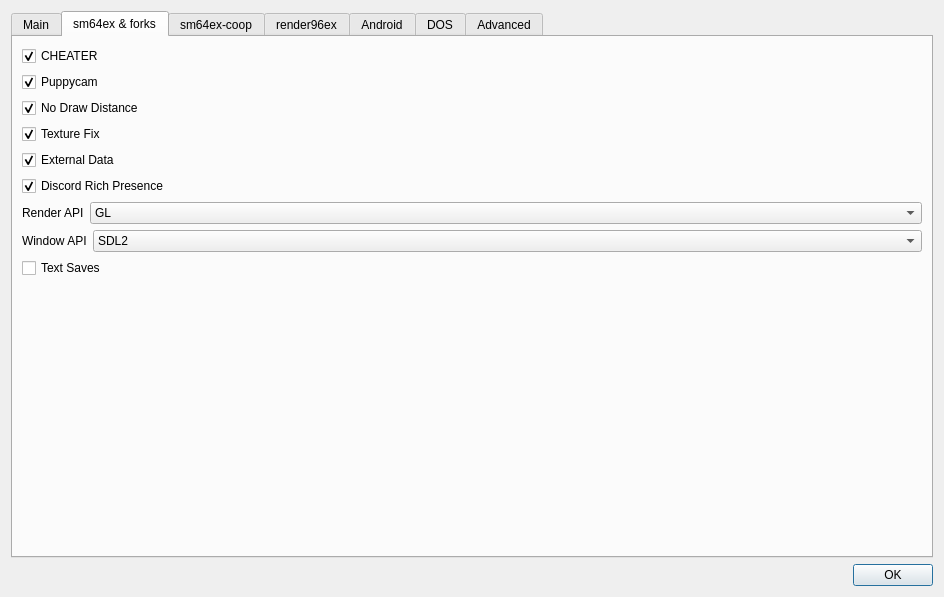
<?xml version="1.0" encoding="UTF-8"?>
<ui version="4.0">
 <class>Dialog</class>
 <widget class="QDialog" name="Dialog">
  <property name="geometry">
   <rect>
    <x>0</x>
    <y>0</y>
    <width>944</width>
    <height>597</height>
   </rect>
  </property>
  <property name="windowTitle">
   <string>SMLinux GUI Config Window Thingy by @bs2k#2511</string>
  </property>
  <layout class="QVBoxLayout" name="verticalLayout">
   <item>
    <widget class="QTabWidget" name="tabWidget">
     <property name="currentIndex">
      <number>1</number>
     </property>
     <widget class="QWidget" name="mainTab">
      <attribute name="title">
       <string>Main</string>
      </attribute>
      <layout class="QVBoxLayout" name="verticalLayout_2">
       <item>
        <layout class="QFormLayout" name="formLayout_2">
         <item row="0" column="0">
          <widget class="QLabel" name="label">
           <property name="text">
            <string>Preset</string>
           </property>
          </widget>
         </item>
         <item row="0" column="1">
          <widget class="QComboBox" name="opt_PRESET">
           <item>
            <property name="text">
             <string>sm64pc</string>
            </property>
           </item>
           <item>
            <property name="text">
             <string>sm64ex</string>
            </property>
           </item>
           <item>
            <property name="text">
             <string>render96ex</string>
            </property>
           </item>
           <item>
            <property name="text">
             <string>r96proto</string>
            </property>
           </item>
           <item>
            <property name="text">
             <string>cheaterex</string>
            </property>
           </item>
           <item>
            <property name="text">
             <string>sm64-port</string>
            </property>
           </item>
           <item>
            <property name="text">
             <string>sm64nx</string>
            </property>
           </item>
           <item>
            <property name="text">
             <string>sm64ex-coop</string>
            </property>
           </item>
           <item>
            <property name="text">
             <string>sm64dos</string>
            </property>
           </item>
           <item>
            <property name="text">
             <string>sm64-portweb</string>
            </property>
           </item>
           <item>
            <property name="text">
             <string>sm64exweb</string>
            </property>
           </item>
           <item>
            <property name="text">
             <string>sm64-port-android-base</string>
            </property>
           </item>
           <item>
            <property name="text">
             <string>androidex</string>
            </property>
           </item>
          </widget>
         </item>
        </layout>
       </item>
       <item>
        <widget class="QCheckBox" name="opt_InstallHD">
         <property name="text">
          <string>Install HD</string>
         </property>
         <property name="checked">
          <bool>true</bool>
         </property>
        </widget>
       </item>
       <item>
        <widget class="QCheckBox" name="opt_InstallR96">
         <property name="text">
          <string>Install Render96</string>
         </property>
        </widget>
       </item>
       <item>
        <widget class="QCheckBox" name="opt_FPS60">
         <property name="text">
          <string>60FPS</string>
         </property>
        </widget>
       </item>
       <item>
        <layout class="QFormLayout" name="formLayout">
         <item row="0" column="0">
          <widget class="QLabel" name="label_2">
           <property name="text">
            <string>Version</string>
           </property>
          </widget>
         </item>
         <item row="0" column="1">
          <widget class="QComboBox" name="opt_VERSION">
           <item>
            <property name="text">
             <string>us</string>
            </property>
           </item>
           <item>
            <property name="text">
             <string>jp</string>
            </property>
           </item>
           <item>
            <property name="text">
             <string>eu</string>
            </property>
           </item>
          </widget>
         </item>
        </layout>
       </item>
       <item>
        <widget class="QCheckBox" name="do_MAXJOBS">
         <property name="text">
          <string>Limit Job Count</string>
         </property>
        </widget>
       </item>
       <item>
        <layout class="QFormLayout" name="formLayout_3">
         <item row="0" column="0">
          <widget class="QLabel" name="label_3">
           <property name="text">
            <string>Max Job Count</string>
           </property>
          </widget>
         </item>
         <item row="0" column="1">
          <widget class="QSpinBox" name="opt_MAXJOBS">
           <property name="enabled">
            <bool>false</bool>
           </property>
           <property name="suffix">
            <string/>
           </property>
           <property name="value">
            <number>0</number>
           </property>
          </widget>
         </item>
        </layout>
       </item>
       <item>
        <spacer name="verticalSpacer">
         <property name="orientation">
          <enum>Qt::Vertical</enum>
         </property>
         <property name="sizeHint" stdset="0">
          <size>
           <width>20</width>
           <height>40</height>
          </size>
         </property>
        </spacer>
       </item>
      </layout>
     </widget>
     <widget class="QWidget" name="sm64exTab">
      <attribute name="title">
       <string>sm64ex &amp;&amp; forks</string>
      </attribute>
      <layout class="QVBoxLayout" name="verticalLayout_3">
       <item>
        <widget class="QCheckBox" name="opt_CHEATER">
         <property name="text">
          <string>CHEATER</string>
         </property>
         <property name="checked">
          <bool>true</bool>
         </property>
        </widget>
       </item>
       <item>
        <widget class="QCheckBox" name="opt_BETTERCAMERA">
         <property name="text">
          <string>Puppycam</string>
         </property>
         <property name="checked">
          <bool>true</bool>
         </property>
        </widget>
       </item>
       <item>
        <widget class="QCheckBox" name="opt_NODRAWINGDISTANCE">
         <property name="text">
          <string>No Draw Distance</string>
         </property>
         <property name="checked">
          <bool>true</bool>
         </property>
        </widget>
       </item>
       <item>
        <widget class="QCheckBox" name="opt_TEXTURE_FIX">
         <property name="text">
          <string>Texture Fix</string>
         </property>
         <property name="checked">
          <bool>true</bool>
         </property>
        </widget>
       </item>
       <item>
        <widget class="QCheckBox" name="opt_EXTERNAL_DATA">
         <property name="text">
          <string>External Data</string>
         </property>
         <property name="checked">
          <bool>true</bool>
         </property>
        </widget>
       </item>
       <item>
        <widget class="QCheckBox" name="opt_DISCORDRPC">
         <property name="text">
          <string>Discord Rich Presence</string>
         </property>
         <property name="checked">
          <bool>true</bool>
         </property>
        </widget>
       </item>
       <item>
        <layout class="QFormLayout" name="formLayout_4">
         <item row="0" column="0">
          <widget class="QLabel" name="label_4">
           <property name="text">
            <string>Render API</string>
           </property>
          </widget>
         </item>
         <item row="0" column="1">
          <widget class="QComboBox" name="opt_RENDER_API">
           <item>
            <property name="text">
             <string>GL</string>
            </property>
           </item>
           <item>
            <property name="text">
             <string>GL_LEGACY</string>
            </property>
           </item>
          </widget>
         </item>
        </layout>
       </item>
       <item>
        <layout class="QFormLayout" name="formLayout_10">
         <item row="0" column="0">
          <widget class="QLabel" name="label_10">
           <property name="text">
            <string>Window API</string>
           </property>
          </widget>
         </item>
         <item row="0" column="1">
          <widget class="QComboBox" name="opt_WINDOW_API">
           <item>
            <property name="text">
             <string>SDL2</string>
            </property>
           </item>
           <item>
            <property name="text">
             <string>SDL1</string>
            </property>
           </item>
          </widget>
         </item>
        </layout>
       </item>
       <item>
        <widget class="QCheckBox" name="opt_TEXTSAVES">
         <property name="text">
          <string>Text Saves</string>
         </property>
        </widget>
       </item>
       <item>
        <spacer name="verticalSpacer_2">
         <property name="orientation">
          <enum>Qt::Vertical</enum>
         </property>
         <property name="sizeHint" stdset="0">
          <size>
           <width>20</width>
           <height>40</height>
          </size>
         </property>
        </spacer>
       </item>
      </layout>
     </widget>
     <widget class="QWidget" name="sm64excoopTab">
      <attribute name="title">
       <string>sm64ex-coop</string>
      </attribute>
      <layout class="QVBoxLayout" name="verticalLayout_4">
       <item>
        <widget class="QCheckBox" name="opt_DISCORD_SDK">
         <property name="text">
          <string>Discord SDK</string>
         </property>
         <property name="checked">
          <bool>true</bool>
         </property>
        </widget>
       </item>
       <item>
        <widget class="QCheckBox" name="opt_IMMEDIATELOAD">
         <property name="text">
          <string>Immediate Load</string>
         </property>
         <property name="checked">
          <bool>true</bool>
         </property>
        </widget>
       </item>
       <item>
        <spacer name="verticalSpacer_3">
         <property name="orientation">
          <enum>Qt::Vertical</enum>
         </property>
         <property name="sizeHint" stdset="0">
          <size>
           <width>20</width>
           <height>397</height>
          </size>
         </property>
        </spacer>
       </item>
      </layout>
     </widget>
     <widget class="QWidget" name="render96exTab">
      <attribute name="title">
       <string>render96ex</string>
      </attribute>
      <layout class="QVBoxLayout" name="verticalLayout_5">
       <item>
        <widget class="QCheckBox" name="opt_LEGACY_RES">
         <property name="text">
          <string>Legacy Resources</string>
         </property>
         <property name="checked">
          <bool>true</bool>
         </property>
        </widget>
       </item>
       <item>
        <spacer name="verticalSpacer_4">
         <property name="orientation">
          <enum>Qt::Vertical</enum>
         </property>
         <property name="sizeHint" stdset="0">
          <size>
           <width>20</width>
           <height>436</height>
          </size>
         </property>
        </spacer>
       </item>
      </layout>
     </widget>
     <widget class="QWidget" name="androidTab">
      <attribute name="title">
       <string>Android</string>
      </attribute>
      <layout class="QVBoxLayout" name="verticalLayout_6">
       <item>
        <widget class="QCheckBox" name="opt_TOUCH_CONTROLS">
         <property name="text">
          <string>Touch Controls</string>
         </property>
         <property name="checked">
          <bool>true</bool>
         </property>
        </widget>
       </item>
       <item>
        <widget class="QCheckBox" name="opt_ARMONLY">
         <property name="text">
          <string>ARM Only</string>
         </property>
         <property name="checked">
          <bool>true</bool>
         </property>
        </widget>
       </item>
       <item>
        <spacer name="verticalSpacer_5">
         <property name="orientation">
          <enum>Qt::Vertical</enum>
         </property>
         <property name="sizeHint" stdset="0">
          <size>
           <width>20</width>
           <height>397</height>
          </size>
         </property>
        </spacer>
       </item>
      </layout>
     </widget>
     <widget class="QWidget" name="DOSTab">
      <attribute name="title">
       <string>DOS</string>
      </attribute>
      <layout class="QVBoxLayout" name="verticalLayout_7">
       <item>
        <widget class="QCheckBox" name="opt_ENABLE_OPENGL_LEGACY">
         <property name="text">
          <string>OpenGL Legacy</string>
         </property>
         <property name="checked">
          <bool>true</bool>
         </property>
        </widget>
       </item>
       <item>
        <layout class="QFormLayout" name="formLayout_5">
         <item row="0" column="0">
          <widget class="QLabel" name="label_5">
           <property name="text">
            <string>GL</string>
           </property>
          </widget>
         </item>
         <item row="0" column="1">
          <widget class="QComboBox" name="opt_DOS_GL">
           <item>
            <property name="text">
             <string>dmesa</string>
            </property>
           </item>
           <item>
            <property name="text">
             <string>osmesa</string>
            </property>
           </item>
          </widget>
         </item>
        </layout>
       </item>
       <item>
        <spacer name="verticalSpacer_6">
         <property name="orientation">
          <enum>Qt::Vertical</enum>
         </property>
         <property name="sizeHint" stdset="0">
          <size>
           <width>20</width>
           <height>400</height>
          </size>
         </property>
        </spacer>
       </item>
      </layout>
     </widget>
     <widget class="QWidget" name="advancedTab">
      <attribute name="title">
       <string>Advanced</string>
      </attribute>
      <layout class="QVBoxLayout" name="verticalLayout_8">
       <item>
        <widget class="QCheckBox" name="opt_CONFIG">
         <property name="text">
          <string>Config</string>
         </property>
         <property name="checked">
          <bool>true</bool>
         </property>
        </widget>
       </item>
       <item>
        <layout class="QFormLayout" name="formLayout_6">
         <item row="0" column="0">
          <widget class="QLabel" name="label_6">
           <property name="text">
            <string>Base Path</string>
           </property>
          </widget>
         </item>
         <item row="0" column="1">
          <widget class="QLineEdit" name="opt_BASEPATH">
           <property name="text">
            <string>$HOME</string>
           </property>
          </widget>
         </item>
        </layout>
       </item>
       <item>
        <widget class="QCheckBox" name="opt_UpdateHD">
         <property name="text">
          <string>Update Addons</string>
         </property>
         <property name="checked">
          <bool>true</bool>
         </property>
        </widget>
       </item>
       <item>
        <widget class="QCheckBox" name="opt_DEBUG">
         <property name="text">
          <string>Debug</string>
         </property>
        </widget>
       </item>
       <item>
        <widget class="QCheckBox" name="opt_TARGET_WEB">
         <property name="text">
          <string>Target Web</string>
         </property>
        </widget>
       </item>
       <item>
        <widget class="QCheckBox" name="opt_TARGET_RPI">
         <property name="text">
          <string>Target Raspberry Pi</string>
         </property>
        </widget>
       </item>
       <item>
        <widget class="QCheckBox" name="opt_OSX_BUILD">
         <property name="text">
          <string>macOS Build</string>
         </property>
        </widget>
       </item>
       <item>
        <widget class="QCheckBox" name="do_GIT">
         <property name="text">
          <string>Custom Repo</string>
         </property>
        </widget>
       </item>
       <item>
        <layout class="QFormLayout" name="formLayout_7">
         <item row="0" column="0">
          <widget class="QLabel" name="label_7">
           <property name="text">
            <string>Git Repo</string>
           </property>
          </widget>
         </item>
         <item row="0" column="1">
          <widget class="QLineEdit" name="opt_GIT">
           <property name="enabled">
            <bool>false</bool>
           </property>
           <property name="text">
            <string>sm64pc/sm64ex</string>
           </property>
          </widget>
         </item>
        </layout>
       </item>
       <item>
        <layout class="QFormLayout" name="formLayout_8">
         <item row="0" column="0">
          <widget class="QLabel" name="label_8">
           <property name="text">
            <string>Branch</string>
           </property>
          </widget>
         </item>
         <item row="0" column="1">
          <widget class="QLineEdit" name="opt_BRANCH">
           <property name="enabled">
            <bool>false</bool>
           </property>
           <property name="text">
            <string>nightly</string>
           </property>
          </widget>
         </item>
        </layout>
       </item>
       <item>
        <layout class="QFormLayout" name="formLayout_9">
         <item row="0" column="0">
          <widget class="QLabel" name="label_9">
           <property name="text">
            <string>Linux</string>
           </property>
          </widget>
         </item>
         <item row="0" column="1">
          <widget class="QLineEdit" name="opt_Linux">
           <property name="text">
            <string>sudo apt install -y build-essential bsdmainutils wget git python3 libaudiofile-dev libglew-dev libsdl2-dev binutils libusb-1.0-0-dev libzstd-dev python3-pip mplayer zenity</string>
           </property>
          </widget>
         </item>
        </layout>
       </item>
       <item>
        <widget class="QCheckBox" name="opt_AutoUpdate">
         <property name="text">
          <string>Auto Update</string>
         </property>
         <property name="checked">
          <bool>true</bool>
         </property>
        </widget>
       </item>
       <item>
        <spacer name="verticalSpacer_7">
         <property name="orientation">
          <enum>Qt::Vertical</enum>
         </property>
         <property name="sizeHint" stdset="0">
          <size>
           <width>20</width>
           <height>19</height>
          </size>
         </property>
        </spacer>
       </item>
      </layout>
     </widget>
    </widget>
   </item>
   <item>
    <widget class="QDialogButtonBox" name="buttonBox">
     <property name="orientation">
      <enum>Qt::Horizontal</enum>
     </property>
     <property name="standardButtons">
      <set>QDialogButtonBox::Ok</set>
     </property>
     <property name="centerButtons">
      <bool>false</bool>
     </property>
    </widget>
   </item>
  </layout>
 </widget>
 <resources/>
 <connections>
  <connection>
   <sender>buttonBox</sender>
   <signal>accepted()</signal>
   <receiver>Dialog</receiver>
   <slot>accept()</slot>
   <hints>
    <hint type="sourcelabel">
     <x>248</x>
     <y>254</y>
    </hint>
    <hint type="destinationlabel">
     <x>157</x>
     <y>274</y>
    </hint>
   </hints>
  </connection>
  <connection>
   <sender>buttonBox</sender>
   <signal>rejected()</signal>
   <receiver>Dialog</receiver>
   <slot>reject()</slot>
   <hints>
    <hint type="sourcelabel">
     <x>316</x>
     <y>260</y>
    </hint>
    <hint type="destinationlabel">
     <x>286</x>
     <y>274</y>
    </hint>
   </hints>
  </connection>
 </connections>
</ui>
